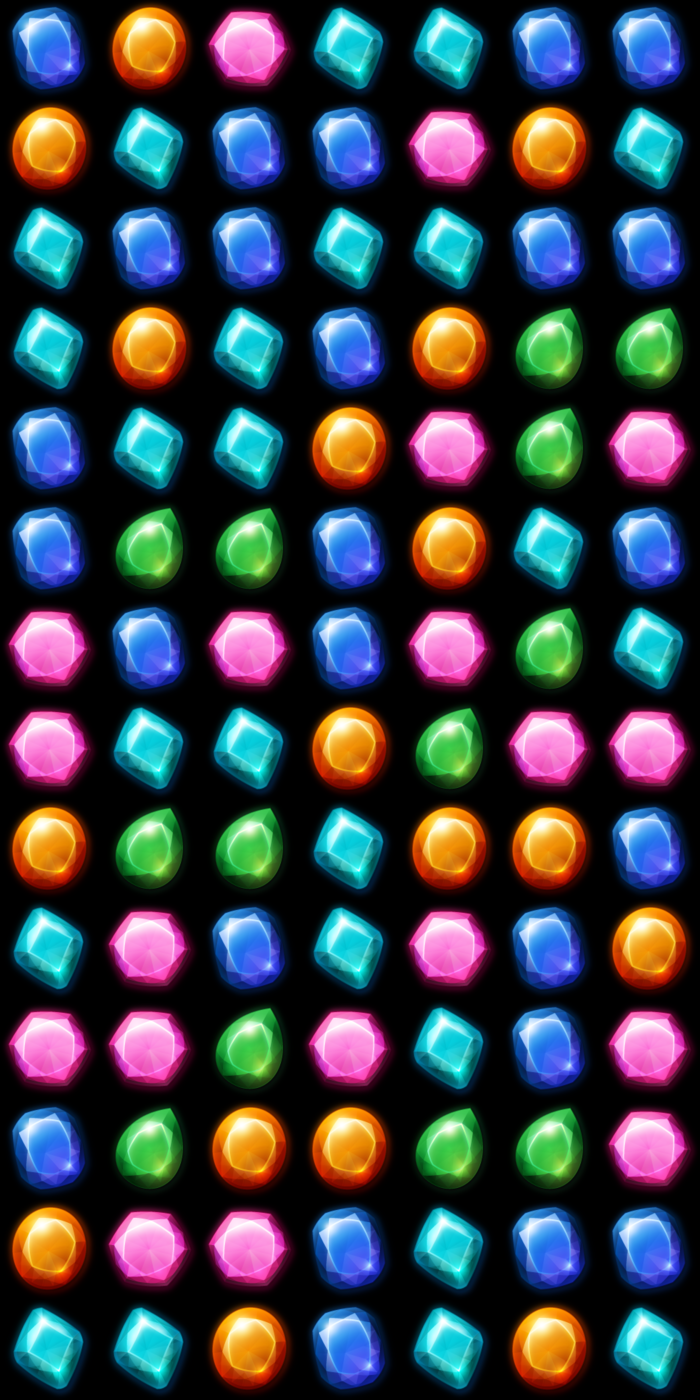

Tiled map render using the project's own tile images. Description and the whole map definition, tile-layer contents included, below:
An orthogonal 7x14 tile map with 100x100 px tiles, 1 tile layer (fall-pieces).

<map version="1.0" tiledversion="1.0.3" orientation="orthogonal" renderorder="right-down" width="7" height="14" tilewidth="100" tileheight="100" nextobjectid="1">
 <tileset firstgid="1" name="pieces" tilewidth="415" tileheight="415" tilecount="9" columns="0">
  <grid orientation="orthogonal" width="1" height="1" />
  <tile id="0">
   <image width="100" height="100" source="../pieces/booster01.png" />
  </tile>
  <tile id="1">
   <image width="100" height="100" source="../pieces/booster02.png" />
  </tile>
  <tile id="2">
   <image width="100" height="100" source="../pieces/piece01.png" />
  </tile>
  <tile id="3">
   <image width="100" height="100" source="../pieces/piece02.png" />
  </tile>
  <tile id="4">
   <image width="100" height="100" source="../pieces/piece03.png" />
  </tile>
  <tile id="5">
   <image width="100" height="100" source="../pieces/piece04.png" />
  </tile>
  <tile id="6">
   <image width="100" height="100" source="../pieces/piece05.png" />
  </tile>
  <tile id="7">
   <image width="100" height="100" source="../pieces/piece06.png" />
  </tile>
  <tile id="8">
   <image width="100" height="100" source="../pieces/piece07.png" />
  </tile>
 </tileset>
 <layer name="fall-pieces" width="7" height="14">
  <data encoding="csv">
3,6,7,4,4,3,3,
6,4,3,3,7,6,4,
4,3,3,4,4,3,3,
4,6,4,3,6,5,5,
3,4,4,6,7,5,7,
3,5,5,3,6,4,3,
7,3,7,3,7,5,4,
7,4,4,6,5,7,7,
6,5,5,4,6,6,3,
4,7,3,4,7,3,6,
7,7,5,7,4,3,7,
3,5,6,6,5,5,7,
6,7,7,3,4,3,3,
4,4,6,3,4,6,4
</data>
 </layer>
</map>
